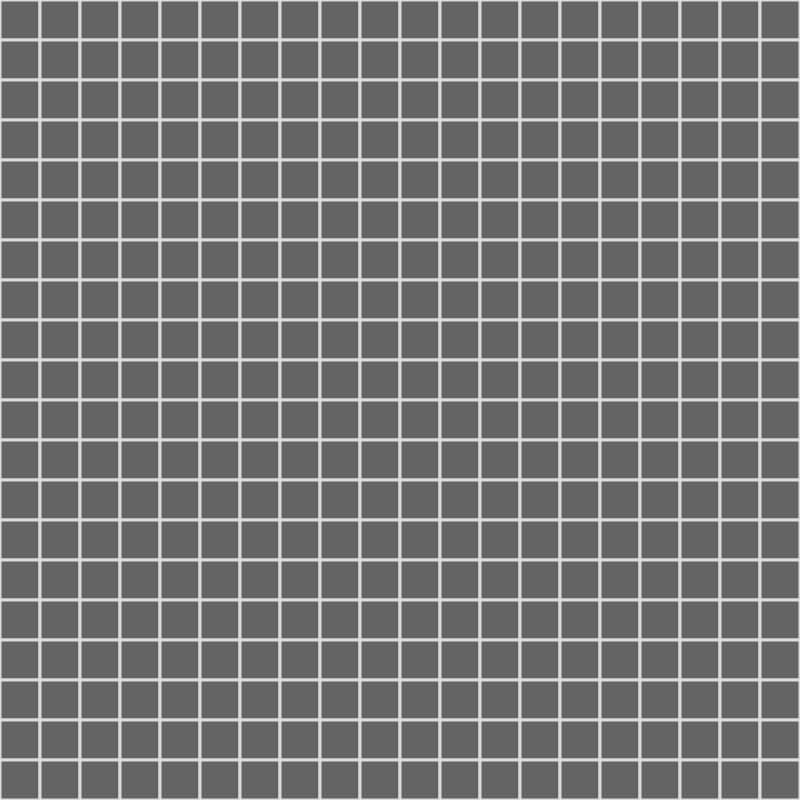
Frame 1 (no input)
Frame 60 (no input): identical to frame 1, image omitted
Frame 120 (the mouse pressed at the canvas centre since frame 60): identical to frame 1, image omitted

The p5.js sketch that drew this single still picture (run headless with seeded random() and noise() and a simulated clock; from frame 60 on, the mouse is pressed at the canvas centre):

// p5.js sketch
// ── sketch.js
let grid;
let gap;
let rows;
let w;
let bombCount;
let cellsToBeOpened=[]

function setup() {
  w=800
  createCanvas(w, w);
  rows=20
  bombCount = 70
  gap = floor(w/rows)
  grid = makeGrid(rows, w,bombCount)
}

function draw() {
  background(220);
  drawGrid(grid)
}
function getRemaining(){
  count=0
  for(let row of grid){
    for(let cell of row){
      if(!cell.isOpen){
        count++
      }
    }
  }
  return count
  
}
function keyTyped(){
  if(key === 'f'){
    let row = floor(mouseY/gap)
    let col = floor(mouseX/gap)
    if(!grid[col][row].isOpen){
      grid[col][row].makeFlag()
    }
  }
  if(key==='r'){
    reset();
  }
}
function reset(){
  makeGrid(rows,w,bombCount)
}
function mouseClicked(event){
  let row = floor(mouseY/gap)
  let col = floor(mouseX/gap)
  if(row < rows && col < rows && row>=0 && col>=0){
    grid[col][row].open()
    if(grid[col][row].isBomb){
      openAll()
      setTimeout(()=>window.alert("You lose..."), 400)
    }
  }
  remainingCells= getRemaining()
  if(remainingCells === bombCount){
    setTimeout(()=>window.alert("YOU WIN"),400);
  }  
}
function openAll(){
  for(let row of grid){
    for(let cell of row){
      cell.isOpen=true;
      cell.cl=200
    }
  }
}

function makeGrid(rows, width, bombCount){
  grid=[]
  const gap = floor(width / rows)
  for(let i=0; i< rows; i++){
    grid[i]=[]
    for(let j=0; j<rows; j++){
      let cell = new Cell(i,j,gap,rows)
      grid[i].push(cell)
    }
  }
  for(let i=0; i<bombCount; i++){
    let x = floor(random(grid.length))
    let y = floor(random(grid[0].length))  
    while(grid[x][y].isBomb){
      x = floor(random(grid.length))
      y = floor(random(grid[0].length))  
    }
    grid[x][y].isBomb = true
  }
  for(let row of grid){
    for(let cell of row){
      setCount(grid, cell.row, cell.col,rows)
    }
  }
  
  return grid
}
function drawGrid(grid){
  for(const row of grid){
    for(const cell of row){
      cell.show()
    }
  }
}
function setCount(grid, x,y,rows){
  let counter = 0
  // above-left: x-1, y-1
  if(y>0 && x>0 && grid[x-1][y-1].isBomb){
    counter++
  }
  // above: x, y-1
  if(y>0 && grid[x][y-1].isBomb){
    counter++
  }
  // above-right: x+1,y-1
  if(x<rows-1 && y>0 && grid[x+1][y-1].isBomb) {
    counter++
  }
  // left : x-1, y
  if(x>0 &&grid[x-1][y].isBomb){
    counter++   
  }
  // right: x+1, y
  if(x<rows-1 && grid[x+1][y].isBomb){
     counter++
  }
  // below-left: x-1, y+1
  if(x>0 && y<rows-1 && grid[x-1][y+1].isBomb){
    counter++
  }
  // below: x,y+1
  if(y<rows-1 && grid[x][y+1].isBomb){
    counter++
  }
  // below-right: x+1,y+1
  if(x<rows-1 && y<rows-1 && grid[x+1][y+1].isBomb){
    counter++
  }
  
  grid[x][y].count=counter
}
class Cell{
  constructor(row,col,size,rows){
    
    this.row=row
    this.col=col
    this.size = size
    this.rows = rows
    this.isBomb=false
    
    this.x = row * this.size
    this.y = col * this.size
    this.isOpen=false
    this.cl = (100)
    
    this.neighbors=null
    this.count=0
    this.flag = false
  }
  floodFill(){
    for (let x=-1; x<=1; x++){
      for(let y=-1;y<=1;y++){
        let i = this.row+x
        let j = this.col+y
        if(i>-1 && i<rows && j>-1 && j<rows){
          let neighbor = grid[i][j]
          if(!neighbor.isBomb && !neighbor.isOpen){
            neighbor.open()
          }
        }
      }
    }
  }
  getCount(grid){
    return
  }
  open(){
    this.isOpen=true
    this.cl = (200)
    if(this.count===0){
      this.floodFill()
    }
  }
  makeFlag(){
    this.flag= !this.flag
    if(this.flag){
      this.cl=color(255,0,0)
    }else{
      this.cl=(100)
    }
  }
  show(){
    fill(this.cl)
    stroke(220)
    strokeWeight(3)
    rect(this.row*this.size,this.col*this.size,this.size)
    if(this.isOpen){
      noFill()
      stroke(0)
      strokeWeight(1)
      if(this.isBomb){
        fill(100)
        noStroke()
        circle(this.x+(this.size/2), this.y+(this.size/2), 15)
      }else if(this.count>0){
        text(this.count, this.x + (this.size/2)-4, this.y + (this.size/2)+4)      
      }
    }  
  }
}
// ── style.css
html, body {
  margin: 0;
  padding: 0;
  display:flex;
  justify-content: center;
  align-items:center;
  height:100vh;
  width:100vw;
  padding:0;
  margin:0;
}
canvas {
  display: block;
}
